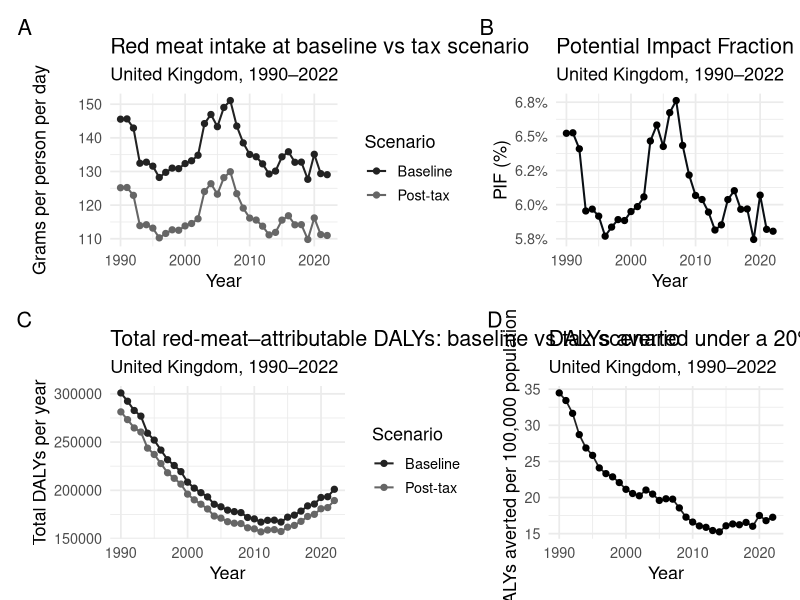

Source code (R):
############################################################
# Meat tax health-impact modelling: UK, 1990–2022
#
# Data sources
#   - Per-capita meat consumption by type (kg/person/year)
#       Our World in Data (OWID) "Per capita meat consumption by type"
#       Grapher: https://ourworldindata.org/grapher/per-capita-meat-consumption-by-type-kilograms-per-year
#       Filtered for United Kingdom (GBR), 1990–2022.
#
#   - DALYs attributable to diet high in red meat
#       Global Burden of Disease (GBD) study, Institute for Health Metrics and Evaluation (IHME)
#       Extracted via GBD Compare (Risk factor: "Diet high in red meat",
#       Measure: DALYs, Metric: Rate, Location: United Kingdom,
#       Years: 1990–2022, all ages, both sexes).
#       https://vizhub.healthdata.org/gbd-compare
#
#   - Population denominators
#       World Bank Open Data, World Development Indicators (WDI)
#       Indicator: SP.POP.TOTL (total population), Country: United Kingdom,
#       Annual estimates for 1990–2022.
#       https://data.worldbank.org
#
# Purpose
#   - Merge GBD red-meat–attributable DALY data with OWID meat supply data
#     and World Bank population counts
#   - Simulate a 20% ad valorem tax on red meat
#   - Estimate Potential Impact Fraction (PIF)
#   - Compute baseline and post-tax DALYs, and DALYs averted, over 1990–2022
############################################################

## 0. Load packages ----

library(tidyverse)   # Wickham et al., 2019
library(skimr)       # Waring et al., 2022
library(ggplot2)     # part of tidyverse; listed explicitly for clarity
library(patchwork)   # for combining plots

## 1. Import data ----

daly  <- read.csv("daly_data.csv")             # GBD-derived DALYs per 100k
meat  <- read.csv("meat_consumption.csv")      # FAO/OWID meat supply data

# Quick structure check
skimr::skim(daly)
skimr::skim(meat)

## 2. Add population data and merge ----

# UK mid-year population estimates (1990–2022)
population_uk <- tibble(
  Year = 1990:2022,
  population = c(
    56928327, 57076711, 57247586, 57424897, 57580402,
    57718614, 57865745, 58019030, 58166950, 58487141,
    58682466, 58892514, 59119673, 59370479, 59647577,
    59987905, 60401206, 60846820, 61322463, 61806995,
    62276270, 62766365, 63258810, 63711000, 64139000,
    64620000, 65088000, 65607000, 66289000, 66631000,
    66744000, 66984000, 67604000
  )
)

# Merge DALY + meat + population by Year
merged <- daly %>%
  inner_join(meat,  by = "Year") %>%
  inner_join(population_uk, by = "Year")

glimpse(merged)
head(merged)

## Assumed columns:
## - Year
## - Value   : DALYs per 100,000 attributable to diet high in red meat
## - total.red.meat : total red meat supply (kg/person/year) : This was computed in Excel by summing sheep/goat/beef/buffalo/pig meat

## 3. Convert red meat intake and apply tax scenario ----

# Convert kg/person/year → g/person/day
merged <- merged %>%
  mutate(
    red_meat_g_day = total.red.meat * 1000 / 365
  )

# Tax and elasticity parameters
tax_rate   <- 0.20     # 20% ad valorem tax
elasticity <- -0.7     # own-price elasticity of demand for red meat

# Proportional change in intake under the tax
prop_change <- elasticity * tax_rate  # e.g. -0.14 for ε = -0.7 and 20% tax

merged <- merged %>%
  mutate(
    red_meat_g_day_baseline = red_meat_g_day,
    red_meat_g_day_posttax  = red_meat_g_day * (1 + prop_change)
  )

## 4. Relative risk model and Potential Impact Fraction ----

# Dose–response assumption:
# RR per +50 g/day red/processed meat (from meta-analyses; e.g. WCRF/AICR)
RR50  <- 1.18
beta  <- log(RR50) / 50    # RR(x) = exp(beta * x), x in grams/day

# Theoretical minimum risk exposure level (TMREL) for red meat (g/day)
tmrel <- 0   # can be updated if using GBD-specific TMREL

merged <- merged %>%
  mutate(
    # Exposure above TMREL at baseline and under the tax
    x0 = pmax(red_meat_g_day_baseline - tmrel, 0),
    x1 = pmax(red_meat_g_day_posttax  - tmrel, 0),
    # Relative risks at each exposure level
    RR0 = exp(beta * x0),
    RR1 = exp(beta * x1),
    # Potential Impact Fraction (single-exposure approximation)
    PIF = (RR0 - RR1) / RR0
  )

## 5. DALYs: baseline, post-tax, and averted ----

merged <- merged %>%
  mutate(
    # From GBD: DALYs per 100,000 attributable to diet high in red meat
    DALYs_attr_baseline_per100k = Value,
    # DALYs per 100,000 averted under the tax scenario
    DALYs_attr_averted_per100k  = PIF * DALYs_attr_baseline_per100k,
    # Post-tax attributable DALYs per 100,000
    DALYs_attr_posttax_per100k  = DALYs_attr_baseline_per100k - DALYs_attr_averted_per100k,
    # Convert to absolute counts using annual population
    DALYs_attr_baseline_total   = DALYs_attr_baseline_per100k * population / 100000,
    DALYs_attr_averted_total    = DALYs_attr_averted_per100k  * population / 100000,
    DALYs_attr_posttax_total    = DALYs_attr_posttax_per100k  * population / 100000
  )

head(merged)

## 6. Visualisation ----

# 6.1 DALYs averted per 100k (Figure A)
p1 <- ggplot(merged, aes(x = Year, y = DALYs_attr_averted_per100k)) +
  geom_line(linewidth = 0.6, colour = "#222222") +
  geom_point(size = 1.8) +
  labs(
    title    = "DALYs averted under a 20% red meat tax",
    subtitle = "United Kingdom, 1990–2022",
    x        = "Year",
    y        = "DALYs averted per 100,000 population"
  ) +
  theme_minimal(base_size = 13)

# 6.2 Red meat intake at baseline vs post-tax (Figure B)
p2 <- ggplot(merged, aes(x = Year)) +
  geom_line(aes(y = red_meat_g_day_baseline, colour = "Baseline"), linewidth = 0.7) +
  geom_point(aes(y = red_meat_g_day_baseline, colour = "Baseline"), size = 1.8) +
  geom_line(aes(y = red_meat_g_day_posttax,  colour = "Post-tax"), linewidth = 0.7) +
  geom_point(aes(y = red_meat_g_day_posttax,  colour = "Post-tax"), size = 1.8) +
  scale_color_manual(
    values = c("Baseline" = "#222222", "Post-tax" = "#666666")
  ) +
  labs(
    title    = "Red meat intake at baseline vs tax scenario",
    subtitle = "United Kingdom, 1990–2022",
    x        = "Year",
    y        = "Grams per person per day",
    colour   = "Scenario"
  ) +
  theme_minimal(base_size = 13)

# 6.3 PIF over time (Figure C)
p3 <- ggplot(merged, aes(x = Year, y = PIF)) +
  geom_line(linewidth = 0.7, colour = "#0A0F14") +
  geom_point(size = 1.8) +
  scale_y_continuous(labels = scales::percent_format(accuracy = 0.1)) +
  labs(
    title    = "Potential Impact Fraction (PIF) of red meat tax",
    subtitle = "United Kingdom, 1990–2022",
    x        = "Year",
    y        = "PIF (%)"
  ) +
  theme_minimal(base_size = 13)

# 6.4 Baseline vs post-tax attributable DALYs (Figure D)
p4 <- ggplot(merged, aes(x = Year)) +
  geom_line(aes(y = DALYs_attr_baseline_total, colour = "Baseline"), linewidth = 0.7) +
  geom_point(aes(y = DALYs_attr_baseline_total, colour = "Baseline"), size = 1.8) +
  geom_line(aes(y = DALYs_attr_posttax_total,  colour = "Post-tax"), linewidth = 0.7) +
  geom_point(aes(y = DALYs_attr_posttax_total,  colour = "Post-tax"), size = 1.8) +
  scale_color_manual(
    values = c("Baseline" = "#222222", "Post-tax" = "#666666")
  ) +
  labs(
    title    = "Total red-meat–attributable DALYs: baseline vs tax scenario",
    subtitle = "United Kingdom, 1990–2022",
    x        = "Year",
    y        = "Total DALYs per year",
    colour   = "Scenario"
  ) +
  theme_minimal(base_size = 13)

# 6.5 Combined multi-panel figure
combined <- (p2 | p3) / (p4 | p1)

combined +
  plot_annotation(
    tag_levels = "A",
    theme = theme(
      plot.tag = element_text(size = 14, face = "bold")
    )
  )

Sys.info()
